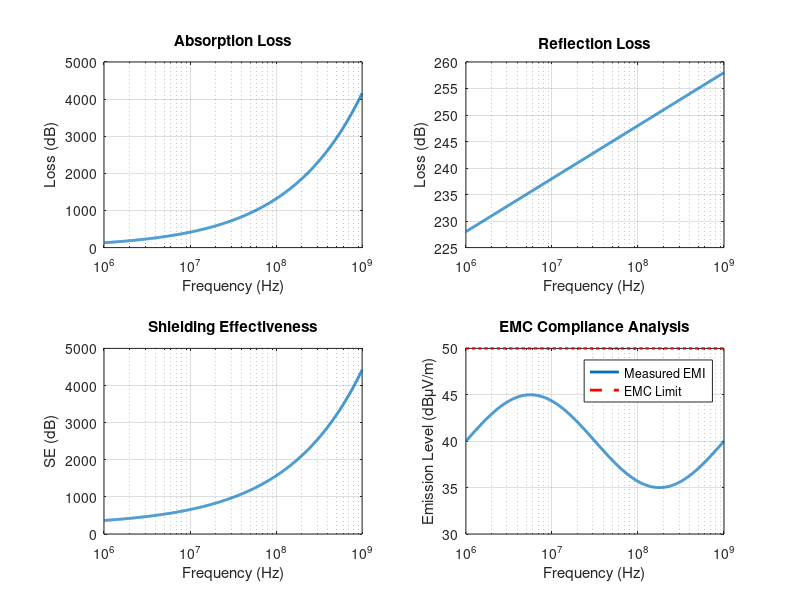

The MATLAB script that drew this image:
clc;
clear;
close all;
%% Objective 1 : Shielding Effectiveness Simulation
f = logspace(6,9,1000); % 1 MHz to 1 GHz
mu0 = 4*pi*1e-7;
sigma = 5.8e7; % Copper conductivity
t = 1e-3; % Shield thickness
omega = 2*pi*f;
delta = sqrt(2./(omega*mu0*sigma));
A = 8.686*(t./delta); % Absorption Loss (dB)
%% Objective 2 : Reflection and Multiple Reflection Loss
sigma_r = 1;
mu_r = 1;
R = 168 - 10*log10((sigma_r)./(mu_r*f));
B = 5; % Approximate Multiple Reflection Loss
SE = R + A + B;
%% Objective 3 : EMC Compliance Analysis
EMC_Limit = 50*ones(size(f));
Measured_Emission = ...
    40 + 5*sin(2*pi*log10(f)/3);

Margin = EMC_Limit - Measured_Emission;
Compliance = Margin > 0;
%% Display Results
fprintf('\nSHIELDING EFFECTIVENESS RESULTS\n');
fprintf('---------------------------------\n');
fprintf('Maximum SE = %.2f dB\n',max(SE));
fprintf('Minimum SE = %.2f dB\n',min(SE));
if all(Compliance)
    fprintf('System is EMC COMPLIANT\n');
else
    fprintf('System is NOT EMC COMPLIANT\n');
end
%% Plot Results
figure('Name',...
    'Shielding Effectiveness and EMC Compliance',...
    'NumberTitle','off');
subplot(2,2,1)
semilogx(f,A,'LineWidth',2)
grid on
title('Absorption Loss')
xlabel('Frequency (Hz)')
ylabel('Loss (dB)')
subplot(2,2,2)
semilogx(f,R,'LineWidth',2)
grid on
title('Reflection Loss')
xlabel('Frequency (Hz)')
ylabel('Loss (dB)')
subplot(2,2,3)
semilogx(f,SE,'LineWidth',2)
grid on
title('Shielding Effectiveness')
xlabel('Frequency (Hz)')
ylabel('SE (dB)')
subplot(2,2,4)
semilogx(f,Measured_Emission,...
    'LineWidth',2)
hold on
semilogx(f,EMC_Limit,...
    'r--','LineWidth',2)
grid on

legend('Measured EMI',...
    'EMC Limit')
title('EMC Compliance Analysis')
xlabel('Frequency (Hz)')
ylabel('Emission Level (dBμV/m)')
